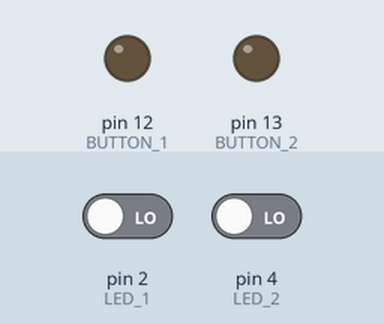
This sketch was run on a simulated Arduino Uno, built with avr-gcc and run on an emulated ATmega328P. On the bench: output pins drawn as LEDs (lit = HIGH). The test bench sets the inputs (shaded band); at power-on: pin 2 (LED_1) LOW, pin 4 (LED_2) LOW.

Above: at 1.2 s.
1.3 s: pin 2 (LED_1) driven HIGH
At 2.4 s:
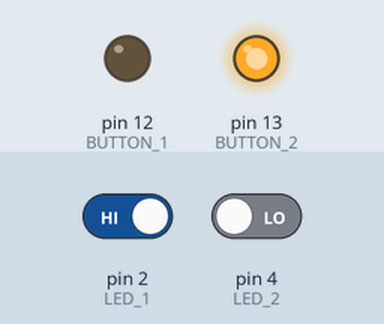
2.8 s: pin 4 (LED_2) driven HIGH
At 3.6 s:
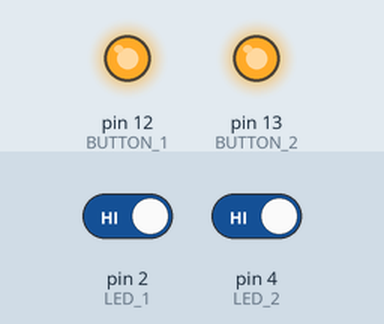
4.3 s: pin 2 (LED_1) driven LOW
At 4.7 s:
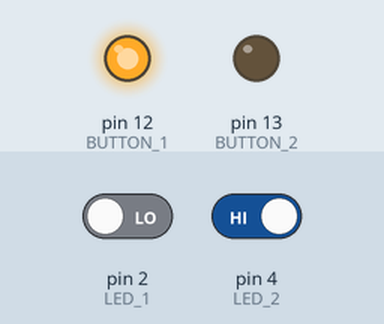
5.8 s: pin 4 (LED_2) driven LOW
At 7.1 s:
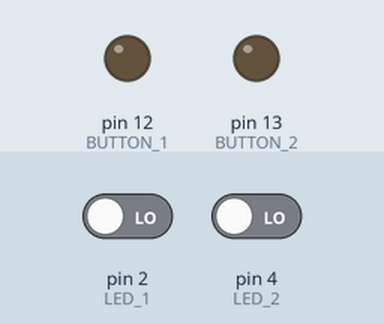
Timing chart, 0 to 8.3 s (numbered marks = the images above; inputs shaded):
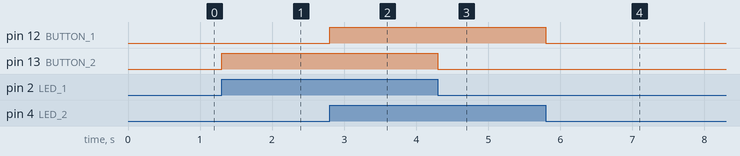

Measured:
- after the input at 1.3 s, pin 13 (BUTTON_2): LOW → HIGH at once
- after the input at 2.8 s, pin 12 (BUTTON_1): LOW → HIGH at once
- after the input at 4.3 s, pin 13 (BUTTON_2): HIGH → LOW at once
- after the input at 5.8 s, pin 12 (BUTTON_1): HIGH → LOW at once

The sketch:

sketch_aug29a.ino
```cpp
// ******** Déclaration des constatnts ********//
const int LED_1 = 2;
const int LED_2 = 4;
const int BUTTON_1 = 12;
const int BUTTON_2 = 13;

// ******** Fonction SETUP = Code d'initialisation ********//
// -- La fonction setup() est exécutée en premier et 1 seul fois au démarrage du programme
void setup(){
  pinMode(LED_1, INPUT); // met la broche 2 en entrée
  pinMode(LED_2, INPUT); // met la broche 4 en entrée
  pinMode(BUTTON_1, OUTPUT); // met la broche 12 en sortie
  pinMode(BUTTON_2, OUTPUT); // met la broche 13 en sortie
}

void loop(){
  int b = 1;
  int d = 1;
  int a = digitalRead(2); // lit la valeur de la broche 2
  int c = digitalRead(4); // lit la valeur de la broche 4

  if(a==b) // test si la valeur de a est égale à 1 (soit est ce que le bouton 1 est enfoncé ?)
  {digitalWrite(13,HIGH); // si oui alors on alimente la broche 12 => LED_1 allumée
  }else
  digitalWrite(13, LOW); // si non alors on n'alimente pas la broche 12 => LED_1 éteinte

  if(c==d) // test si la valeur de c est égale à 1 (soit est ce que le bouton 2 est enfoncé ?)
  {digitalWrite(12,HIGH); // si oui alors on alimente la broche 13 => LED_2 allumée
  }else
  digitalWrite(12, LOW); // si oui alors on n'alimente pas la broche 13 => LED_2 allumée
}
```
